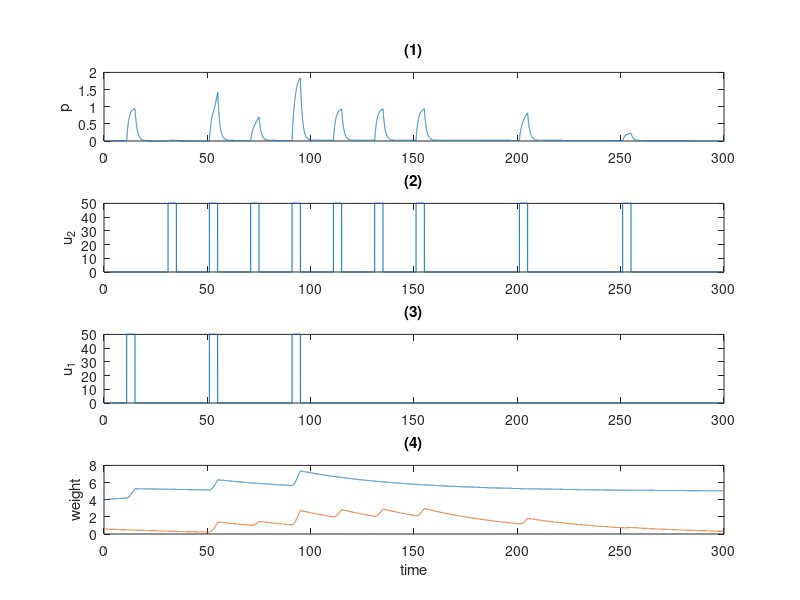

MATLAB code for this plot:
%%% This file is used for the Fernando's model%%%

% v_p = 1.0; v_w = 1.0; delta_p = 0.005; delta_w = 0.0001; epsilon = 0.05; K_w = 50; K_r=0.05; K_p = 50; R = 10; k = 10;

% dimensionless parameters
% alpha = v_p/K_p/delta_p; beta = v_w/K_w/delta_p; theta = delta_w/delta_p; tau = epsilon/K_w/delta_p;
% S = R/K_r;

u = 50;
alpha = 1;
beta = 0.8; %0.8
theta = 0.02;  %0.02
tau = 0.1;
S = 10;

dt = 0.01;
T = 300;
n = T/dt;

U1 = zeros(1,n); U2 = zeros(1,n); P = zeros(1,n); W1 = zeros(1,n); W2 = zeros(1,n);
W1(1) = 4; %10
W2(1) = 0.6;

U1(11/dt:15/dt) = u;
U2(31/dt:35/dt) = u;
U1(51/dt:55/dt) = u;
U2(51/dt:55/dt) = u;
U2(71/dt:75/dt) = u;
U1(91/dt:95/dt) = u;
U2(91/dt:95/dt) = u;
U2(111/dt:115/dt) = u;
U2(131/dt:135/dt) = u;
U2(151/dt:155/dt) = u;
U2(201/dt:205/dt) = u;
U2(251/dt:255/dt) = u;

R1 = S./(1+U1);
R2 = S./(1+U2);
a = 4; 
b = 2;

for i=1:n-1
   fp = alpha * (W1(i)^a/(1+W1(i)^a)) * (1/(1+R1(i)^b)) + alpha * (W2(i)^a/(1+W2(i)^a)) * (1/(1+R2(i)^b)) - P(i);
   fw1 = beta * (P(i)^b/(1+P(i)^b)) * (1/(1+R1(i)^b)) - theta * W1(i) + tau;
   fw2 = beta * (P(i)^b/(1+P(i)^b)) * (1/(1+R2(i)^b)) - theta * W2(i);
   P(i+1) = P(i) + fp * dt;
   W1(i+1) = W1(i) + fw1 * dt;
   W2(i+1) = W2(i) + fw2 * dt;
end

figure('Renderer', 'painters', 'Position', [10 10 400 2000])

subplot(4,1,1);
plot(dt*(0:(n-1)), P);
ylabel('p');
title('(1)');

subplot(4,1,2);
plot(dt*(0:(n-1)), U2);
ylabel('u_{2}');
title('(2)');

subplot(4,1,3);
plot(dt*(0:(n-1)), U1);
ylabel('u_{1}');
title('(3)');

subplot(4,1,4);
plot(dt*(0:(n-1)), W1);
hold on;
plot(dt*(0:(n-1)), W2);
xlabel('time');
ylabel('weight');
title('(4)');
